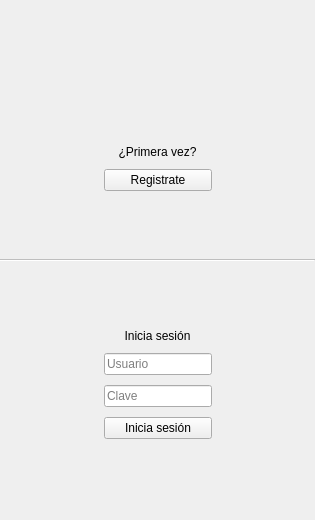
<?xml version="1.0" encoding="UTF-8"?>
<ui version="4.0">
 <class>Login</class>
 <widget class="QWidget" name="Login">
  <property name="geometry">
   <rect>
    <x>0</x>
    <y>0</y>
    <width>315</width>
    <height>520</height>
   </rect>
  </property>
  <property name="windowTitle">
   <string>Form</string>
  </property>
  <layout class="QGridLayout" name="gridLayout">
   <property name="leftMargin">
    <number>0</number>
   </property>
   <property name="topMargin">
    <number>0</number>
   </property>
   <property name="rightMargin">
    <number>0</number>
   </property>
   <property name="bottomMargin">
    <number>0</number>
   </property>
   <property name="spacing">
    <number>0</number>
   </property>
   <item row="0" column="0">
    <widget class="Image" name="background" native="true">
     <layout class="QGridLayout" name="gridLayout_3">
      <property name="leftMargin">
       <number>0</number>
      </property>
      <property name="topMargin">
       <number>0</number>
      </property>
      <property name="rightMargin">
       <number>0</number>
      </property>
      <property name="bottomMargin">
       <number>0</number>
      </property>
      <property name="verticalSpacing">
       <number>10</number>
      </property>
      <item row="10" column="1">
       <widget class="QLineEdit" name="leUsuario">
        <property name="text">
         <string/>
        </property>
        <property name="maxLength">
         <number>50</number>
        </property>
        <property name="placeholderText">
         <string>Usuario</string>
        </property>
       </widget>
      </item>
      <item row="12" column="2">
       <spacer name="horizontalSpacer_2">
        <property name="orientation">
         <enum>Qt::Horizontal</enum>
        </property>
        <property name="sizeHint" stdset="0">
         <size>
          <width>40</width>
          <height>20</height>
         </size>
        </property>
       </spacer>
      </item>
      <item row="14" column="0" colspan="3">
       <spacer name="verticalSpacer">
        <property name="orientation">
         <enum>Qt::Vertical</enum>
        </property>
        <property name="sizeHint" stdset="0">
         <size>
          <width>20</width>
          <height>40</height>
         </size>
        </property>
       </spacer>
      </item>
      <item row="3" column="0" colspan="3">
       <spacer name="verticalSpacer_3">
        <property name="orientation">
         <enum>Qt::Vertical</enum>
        </property>
        <property name="sizeHint" stdset="0">
         <size>
          <width>20</width>
          <height>40</height>
         </size>
        </property>
       </spacer>
      </item>
      <item row="7" column="0" colspan="3">
       <widget class="Line" name="separator">
        <property name="enabled">
         <bool>false</bool>
        </property>
        <property name="orientation">
         <enum>Qt::Horizontal</enum>
        </property>
       </widget>
      </item>
      <item row="8" column="0" colspan="3">
       <spacer name="verticalSpacer_5">
        <property name="orientation">
         <enum>Qt::Vertical</enum>
        </property>
        <property name="sizeHint" stdset="0">
         <size>
          <width>20</width>
          <height>40</height>
         </size>
        </property>
       </spacer>
      </item>
      <item row="11" column="1">
       <widget class="QLineEdit" name="lePassword">
        <property name="text">
         <string/>
        </property>
        <property name="maxLength">
         <number>50</number>
        </property>
        <property name="echoMode">
         <enum>QLineEdit::Password</enum>
        </property>
        <property name="placeholderText">
         <string>Clave</string>
        </property>
       </widget>
      </item>
      <item row="2" column="0" colspan="3">
       <widget class="Image" name="logo" native="true">
        <layout class="QGridLayout" name="gridLayout_2">
         <item row="1" column="0">
          <spacer name="verticalSpacer_7">
           <property name="orientation">
            <enum>Qt::Vertical</enum>
           </property>
           <property name="sizeHint" stdset="0">
            <size>
             <width>20</width>
             <height>40</height>
            </size>
           </property>
          </spacer>
         </item>
         <item row="2" column="0">
          <spacer name="horizontalSpacer_3">
           <property name="orientation">
            <enum>Qt::Horizontal</enum>
           </property>
           <property name="sizeHint" stdset="0">
            <size>
             <width>40</width>
             <height>20</height>
            </size>
           </property>
          </spacer>
         </item>
        </layout>
       </widget>
      </item>
      <item row="4" column="0" colspan="3">
       <widget class="QLabel" name="firstTimeLabel">
        <property name="text">
         <string>¿Primera vez?</string>
        </property>
        <property name="alignment">
         <set>Qt::AlignCenter</set>
        </property>
        <property name="wordWrap">
         <bool>true</bool>
        </property>
       </widget>
      </item>
      <item row="9" column="0" colspan="3">
       <widget class="QLabel" name="label">
        <property name="text">
         <string>Inicia sesión</string>
        </property>
        <property name="alignment">
         <set>Qt::AlignCenter</set>
        </property>
        <property name="wordWrap">
         <bool>true</bool>
        </property>
       </widget>
      </item>
      <item row="6" column="0" colspan="3">
       <spacer name="verticalSpacer_2">
        <property name="orientation">
         <enum>Qt::Vertical</enum>
        </property>
        <property name="sizeHint" stdset="0">
         <size>
          <width>20</width>
          <height>40</height>
         </size>
        </property>
       </spacer>
      </item>
      <item row="15" column="0" colspan="3">
       <widget class="QLabel" name="lError">
        <property name="text">
         <string/>
        </property>
        <property name="alignment">
         <set>Qt::AlignRight|Qt::AlignTrailing|Qt::AlignVCenter</set>
        </property>
        <property name="wordWrap">
         <bool>true</bool>
        </property>
       </widget>
      </item>
      <item row="12" column="1">
       <widget class="QPushButton" name="startButton">
        <property name="text">
         <string>Inicia sesión</string>
        </property>
       </widget>
      </item>
      <item row="5" column="1">
       <widget class="QPushButton" name="pbRegistrate">
        <property name="text">
         <string>Registrate</string>
        </property>
       </widget>
      </item>
      <item row="12" column="0">
       <spacer name="horizontalSpacer">
        <property name="orientation">
         <enum>Qt::Horizontal</enum>
        </property>
        <property name="sizeHint" stdset="0">
         <size>
          <width>78</width>
          <height>20</height>
         </size>
        </property>
       </spacer>
      </item>
     </layout>
    </widget>
   </item>
  </layout>
 </widget>
 <customwidgets>
  <customwidget>
   <class>Image</class>
   <extends>QWidget</extends>
   <header>image.hpp</header>
   <container>1</container>
  </customwidget>
 </customwidgets>
 <resources/>
 <connections/>
</ui>
